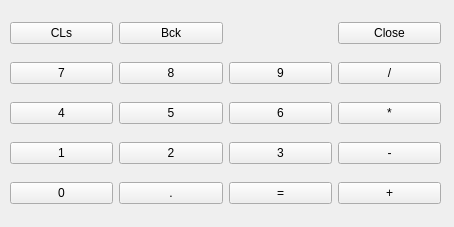
<?xml version="1.0" encoding="UTF-8"?>
<ui version="4.0">
 <class>Form</class>
 <widget class="QWidget" name="Form">
  <property name="geometry">
   <rect>
    <x>0</x>
    <y>0</y>
    <width>454</width>
    <height>227</height>
   </rect>
  </property>
  <property name="windowTitle">
   <string>Calculator</string>
  </property>
  <widget class="QWidget" name="">
   <property name="geometry">
    <rect>
     <x>10</x>
     <y>10</y>
     <width>431</width>
     <height>211</height>
    </rect>
   </property>
   <layout class="QGridLayout" name="gridLayout">
    <item row="0" column="0">
     <widget class="QPushButton" name="pushButton">
      <property name="text">
       <string>CLs</string>
      </property>
     </widget>
    </item>
    <item row="0" column="1">
     <widget class="QPushButton" name="pushButton_2">
      <property name="text">
       <string>Bck</string>
      </property>
     </widget>
    </item>
    <item row="0" column="3">
     <widget class="QPushButton" name="pushButton_3">
      <property name="text">
       <string>Close</string>
      </property>
     </widget>
    </item>
    <item row="1" column="0">
     <widget class="QPushButton" name="pushButton_4">
      <property name="text">
       <string>7</string>
      </property>
     </widget>
    </item>
    <item row="1" column="1">
     <widget class="QPushButton" name="pushButton_7">
      <property name="text">
       <string>8</string>
      </property>
     </widget>
    </item>
    <item row="1" column="2">
     <widget class="QPushButton" name="pushButton_12">
      <property name="text">
       <string>9</string>
      </property>
     </widget>
    </item>
    <item row="1" column="3">
     <widget class="QPushButton" name="pushButton_16">
      <property name="text">
       <string>/</string>
      </property>
     </widget>
    </item>
    <item row="2" column="0">
     <widget class="QPushButton" name="pushButton_5">
      <property name="text">
       <string>4</string>
      </property>
     </widget>
    </item>
    <item row="2" column="1">
     <widget class="QPushButton" name="pushButton_8">
      <property name="text">
       <string>5</string>
      </property>
     </widget>
    </item>
    <item row="2" column="2">
     <widget class="QPushButton" name="pushButton_13">
      <property name="text">
       <string>6</string>
      </property>
     </widget>
    </item>
    <item row="2" column="3">
     <widget class="QPushButton" name="pushButton_17">
      <property name="text">
       <string>*</string>
      </property>
     </widget>
    </item>
    <item row="3" column="0">
     <widget class="QPushButton" name="pushButton_6">
      <property name="text">
       <string>1</string>
      </property>
     </widget>
    </item>
    <item row="3" column="1">
     <widget class="QPushButton" name="pushButton_9">
      <property name="text">
       <string>2</string>
      </property>
     </widget>
    </item>
    <item row="3" column="2">
     <widget class="QPushButton" name="pushButton_14">
      <property name="text">
       <string>3</string>
      </property>
     </widget>
    </item>
    <item row="3" column="3">
     <widget class="QPushButton" name="pushButton_18">
      <property name="text">
       <string>-</string>
      </property>
     </widget>
    </item>
    <item row="4" column="0">
     <widget class="QPushButton" name="pushButton_10">
      <property name="text">
       <string>0</string>
      </property>
     </widget>
    </item>
    <item row="4" column="1">
     <widget class="QPushButton" name="pushButton_11">
      <property name="text">
       <string>.</string>
      </property>
     </widget>
    </item>
    <item row="4" column="2">
     <widget class="QPushButton" name="pushButton_15">
      <property name="text">
       <string>=</string>
      </property>
     </widget>
    </item>
    <item row="4" column="3">
     <widget class="QPushButton" name="pushButton_19">
      <property name="text">
       <string>+</string>
      </property>
     </widget>
    </item>
   </layout>
  </widget>
 </widget>
 <resources/>
 <connections/>
</ui>
